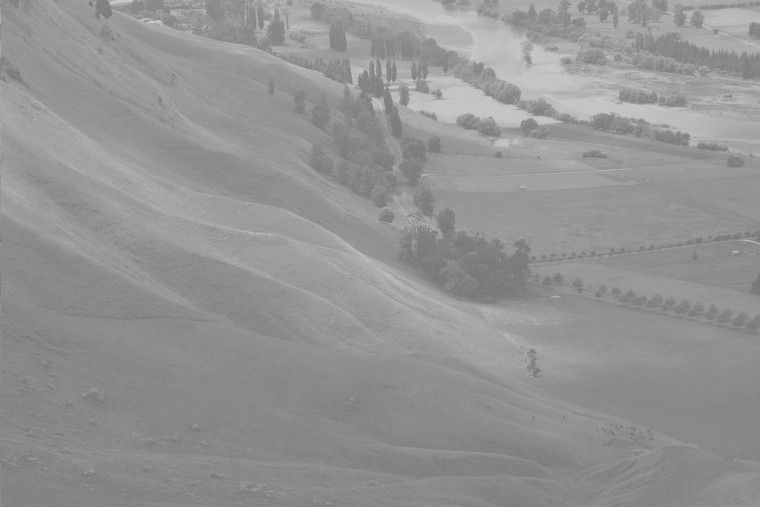
#> input picture DigitalImageProcess/dip_test3/hill.jpg, 760 x 507 px
$ python task2.py
#> lines starting #> are read from the running program, lines starting #| are printed output that depends on the picture
#> further down, img is the input picture: shape (507, 760, 3); min 111, max 213, mean 147.5
import cv2 as cv
import numpy as np
import matplotlib.pyplot as plt

# 设置图片字体
plt.rcParams["font.sans-serif"] = ["SimHei"]
plt.rcParams["axes.unicode_minus"] = False


def histogram_equalization(img):

    # 将图像转为灰度图
    img_gray = cv.cvtColor(img, cv.COLOR_BGR2GRAY)

    # 计算灰度图像的直方图
    # hist纵坐标数值数组，bins是直方图的横坐标
    hist, bins = np.histogram(img_gray.flatten(), 256, [0, 256])
#> hist = 256 values, max 16117 at index 137, min 0 at index 0, mean 1505.2; bins = 257 values from 0 to 256

    # 计算累计分布函数
    cdf = hist.cumsum()  # 累积函数，表示每个灰度级的累计像素数量
#> cdf = 256 values from 0 to 385320

    # 使用cdf对图像均衡化
    cdf_m = np.ma.masked_equal(cdf, 0)  # 掩盖cdf数组中的0值

    # 按权重映射到0-255之间
    cdf_m = (cdf_m - cdf_m.min()) * 255 / (cdf_m.max() - cdf_m.min())
    cdf = np.ma.filled(cdf_m, 0).astype("uint8")  # 恢复掩盖的0值
#> cdf = 256 values from 0 to 255

    # 将原图像的灰度级映射到均衡化后的灰度级
    img_res = cdf[img_gray]
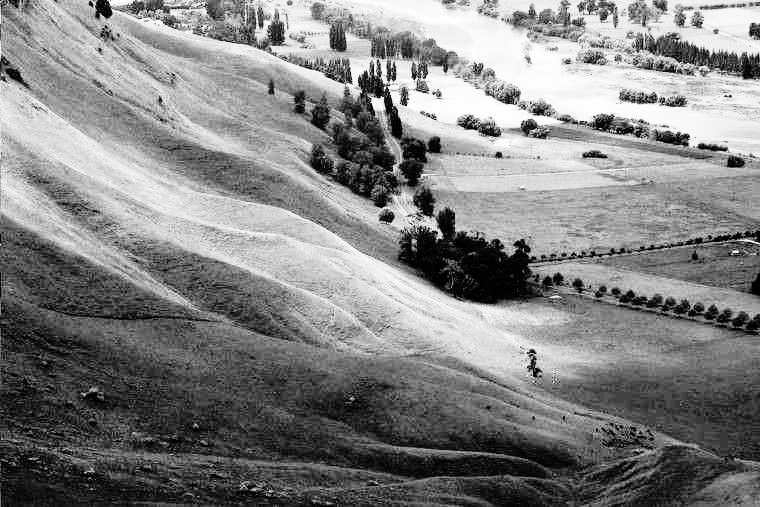
#> img_res: shape (507, 760); min 0, max 255, mean 130.1

    return img_res


# 绘制直方图及均衡化后的直方图
def plot_histograms(img, img_res, img_res_cv):

    plt.figure(figsize=(10, 10))

    # 原始图像及其直方图
    plt.subplot(3, 2, 1)
    plt.imshow(cv.cvtColor(img, cv.COLOR_BGR2RGB))
    plt.title("hill原图像")
    plt.axis("off")

    plt.subplot(3, 2, 2)
    plt.hist(img.ravel(), 256, [0, 256], color="black")
    plt.title("hill原图像直方图")
    # 关闭纵坐标
    # plt.gca().axes.get_yaxis().set_visible(False)

    # 均衡化后的图像及其直方图
    plt.subplot(3, 2, 3)
    plt.imshow(img_res, cmap="gray")
    plt.title("自实现均衡化后的hill图像")
    plt.axis("off")

    plt.subplot(3, 2, 4)
    plt.hist(img_res.ravel(), 256, [0, 256], color="black")
    plt.title("自实现均衡化后的hill图像直方图")

    # opencv直方图均衡化后的图像及其直方图
    plt.subplot(3, 2, 5)
    plt.imshow(img_res_cv, cmap="gray")
    plt.title("opencv均衡化后的hill图像")
    plt.axis("off")

    plt.subplot(3, 2, 6)
    plt.hist(img_res_cv.ravel(), 256, [0, 256], color="black")
    plt.title("opencv均衡化后的hill图像直方图")

    # 调整图像参数
    plt.tight_layout()
    plt.subplots_adjust(
        left=0.01, right=0.95, top=0.95, bottom=0.05, wspace=0.3, hspace=0.3
    )
    plt.savefig("../hill_result.png")
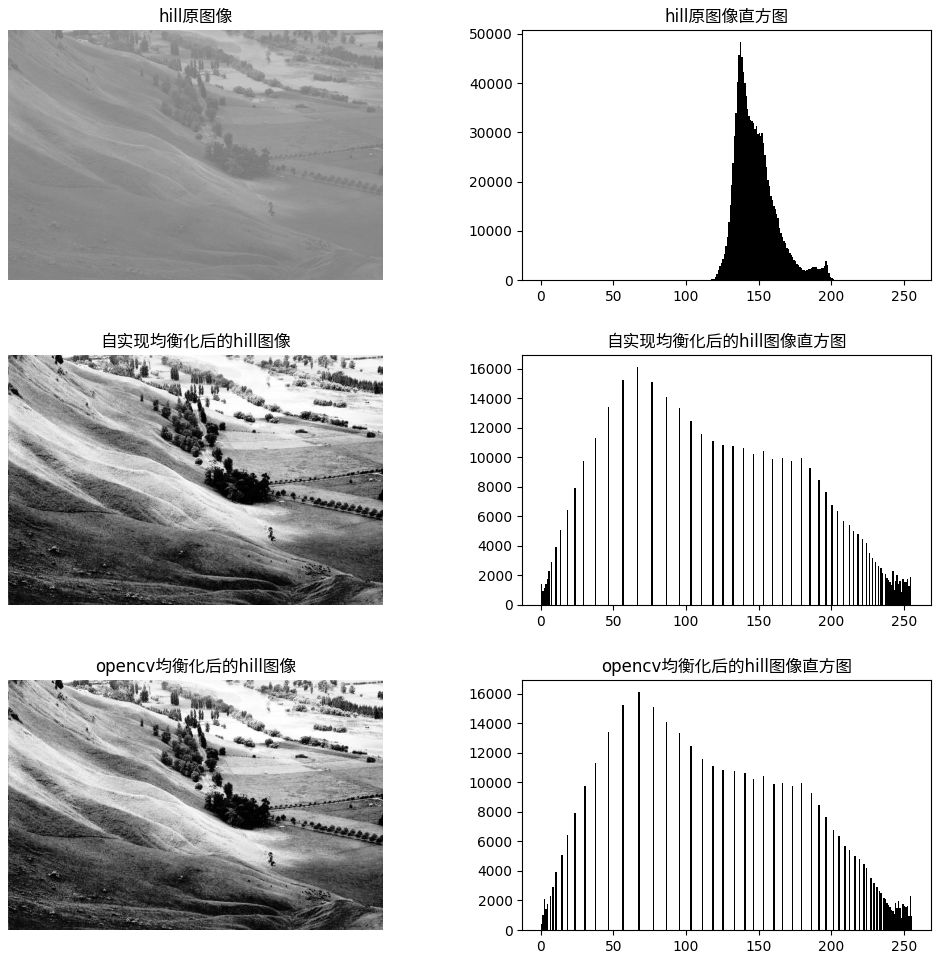
#> figure drawn by matplotlib, 6 panels; panel 2: tallest bar 48351 high, from x = 137 to 138; panel 4: tallest bar 16117 high, from x = 66 to 67; panel 6: tallest bar 16117 high, from x = 67 to 68
    plt.show()


img = cv.imread("../hill.jpg")
img_res = histogram_equalization(img)
# 使用opencv的直方图均衡化
img_res_cv = cv.equalizeHist(cv.cvtColor(img, cv.COLOR_BGR2GRAY))

plot_histograms(img, img_res, img_res_cv)

# [4 lines of commented-out code are left out]
